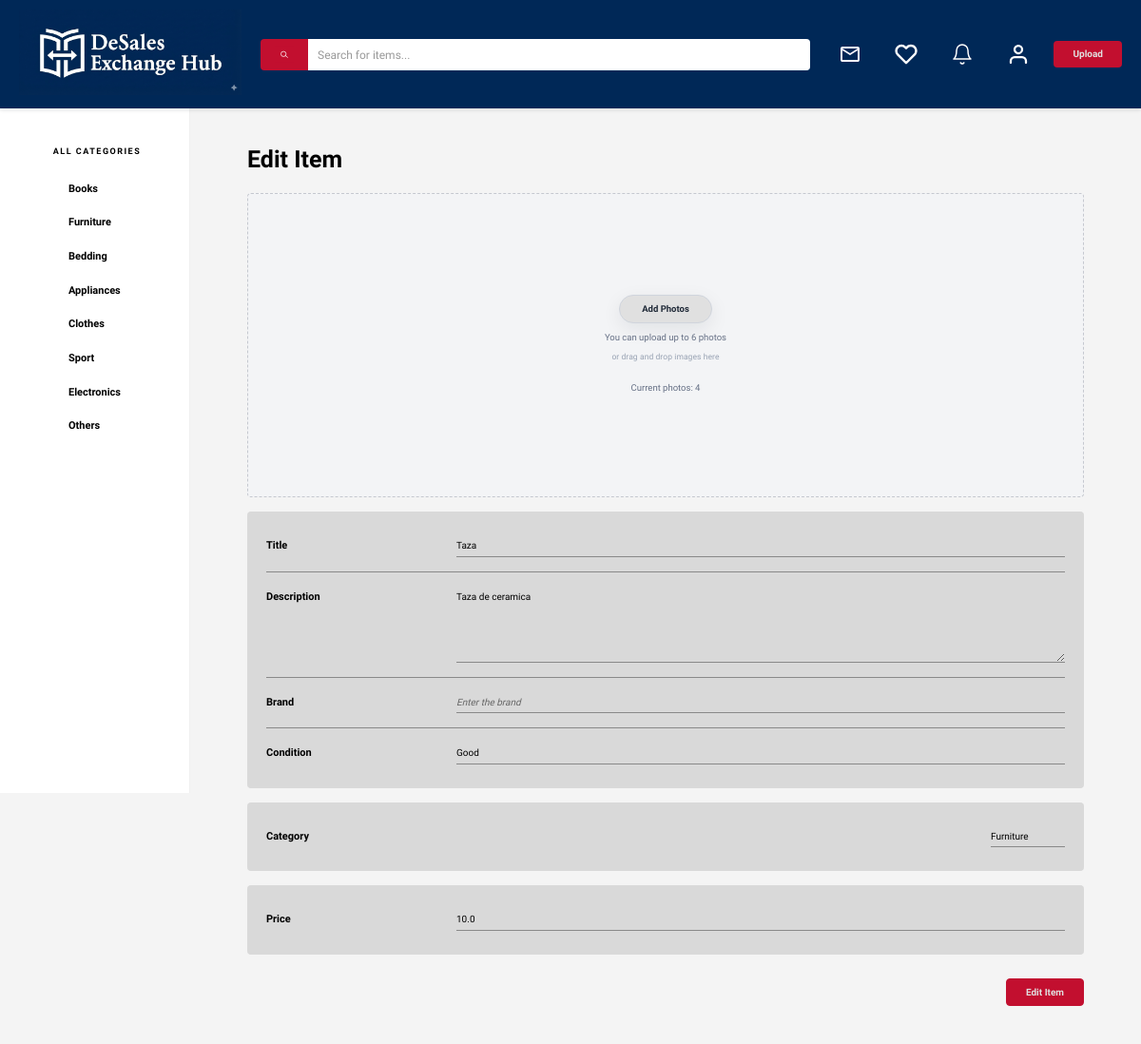
The app's page /item/1/edit (signed in) with its own data.
### models.py (models this page shows, shortened)
class Item(db.Model):
    id = db.Column(db.Integer, primary_key = True, autoincrement = True)
    name = db.Column(db.String(50), nullable = False)
    description = db.Column(db.String(400), nullable = False)
    condition = db.Column(db.String(20), nullable = True, default = "")
    brand = db.Column(db.String(50), nullable = True, default = "")
    price = db.Column(db.Float, nullable = False)
    category = db.Column(db.String(20), nullable = False)
    created_at = db.Column(db.DateTime, nullable = False, default = db.func.current_timestamp())
    user_id = db.Column(db.Integer, db.ForeignKey('user.id'), nullable = False)
    estado = db.Column(db.String(20), nullable = False, default = "active")
    images = db.relationship('ItemImage', backref='item', lazy=True)
    favorited_by = db.relationship('User', secondary='favorite', back_populates='favorite_items', lazy=True)

### app.py (the view, shortened to what this page needs)
@app.route("/item/<int:item_id>/edit", methods=["GET", "POST"])
def edit_item(item_id):
    user = get_current_user_from_session()
    if not user:
        return redirect(url_for("login"))
    item = Item.query.get_or_404(item_id)
    if item.user_id != user.id:
        flash('You cannot edit this item.', 'error')
        return redirect(url_for('item', item_id=item.id))
    return render_template('user/upload.html', edit_mode=True, item=item)

### app.py (called while the page is built, shortened)
def get_current_user_from_session():
    user_id = session.get("user_id")
    if user_id is not None:
        user = db.session.get(User, user_id)
        if user:
            session["user_id"] = user.id
            session["username"] = user.username
            return user

@app.context_processor
def inject_search_query():
    return {
        "current_search_query": request.args.get("q", "").strip(),
        "condition_labels": CONDITION_LABELS,
    }

### templates/user/upload.html (shortened to what this page needs)
{% extends 'base.html' %}
{% block content %}
<div class="upload-page">
    <h1 class="page-title">{{ 'Edit Item' if edit_mode else 'Upload an Item' }}</h1>
    <form class="upload-form" action="{{ url_for('edit_item', item_id=item.id) if edit_mode else url_for('upload') }}" method="POST" enctype="multipart/form-data">
        <div class="form-section photo-upload-section">
            <div class="upload-placeholder">
                <div class="upload-controls">
                    <button type="button" class="btn-select-photos">{{ 'Add Photos' if edit_mode else 'Upload Photos' }}</button>
                    <p class="upload-hint">You can upload up to 6 photos</p>
                    <p class="upload-drop-hint">or drag and drop images here</p>
                </div>
                {% if edit_mode and item.images %}
                    <p class="upload-hint">Current photos: {{ item.images|length }}</p>
                {% endif %}
            </div>
        </div>
        <div class="form-section info-section">
            <div class="form-group">
                <label for="title" class="form-label">Title</label>
                <input type="text" id="title" name="title" class="form-input" placeholder="What are you uploading?" value="{{ item.name if edit_mode else '' }}">
            </div>
            <div class="form-divider"></div>
            <div class="form-group">
                <label for="description" class="form-label">Description</label>
                <textarea id="description" name="description" class="form-input" placeholder="Tell us more about it" rows="4">{{ item.description if edit_mode else '' }}</textarea>
            </div>
            <div class="form-divider"></div>
             <div class="form-group">
                <label for="brand" class="form-label">Brand</label>
                <input type="text" id="brand" name="brand" class="form-input" placeholder="Enter the brand" value="{{ item.brand if edit_mode else '' }}">
             </div>
            <div class="form-divider"></div>
            <div class="form-group">
                <label for="condition" class="form-label">Condition</label>
                <select id="condition" name="condition" class="form-input">
                    <option value="good" {% if edit_mode and item.condition == 'good' %}selected{% endif %}>Good</option>
                </select>
            </div>
        </div>
        <div class="form-section category-section">
            <div class="form-group">
                <label for="category" class="form-label">Category</label>
                <div class="select-wrapper">
                    <select id="category" name="category" class="form-input">
                        <option value="furniture" {% if edit_mode and item.category == 'furniture' %}selected{% endif %}>Furniture</option>
                    </select>
                </div>
            </div>
        </div>
        <div class="form-section price-section">
            <div class="form-group">
                <label for="price" class="form-label">Price</label>
                <input type="number" id="price" name="price" class="form-input" placeholder="$0.00" step="0.01" min="0" value="{{ item.price if edit_mode else '' }}">
            </div>
        </div>
        <div class="form-actions">
            <button type="submit" class="btn-upload">{{ 'Edit Item' if edit_mode else 'Upload' }}</button>
        </div>
    </form>
</div>
{% endblock %}

### records on screen
Item: title "Taza", description "Taza de ceramica", condition "Good", category "Furniture", price "10.0"

### other values on screen
{{ 'Edit Item' if edit_mode else 'Upload an Item' }} "Edit Item"
{{ 'Add Photos' if edit_mode else 'Upload Photos' }} "Add Photos"
{{ item.images|length }} "4"
{{ 'Edit Item' if edit_mode else 'Upload' }} "Edit Item"
